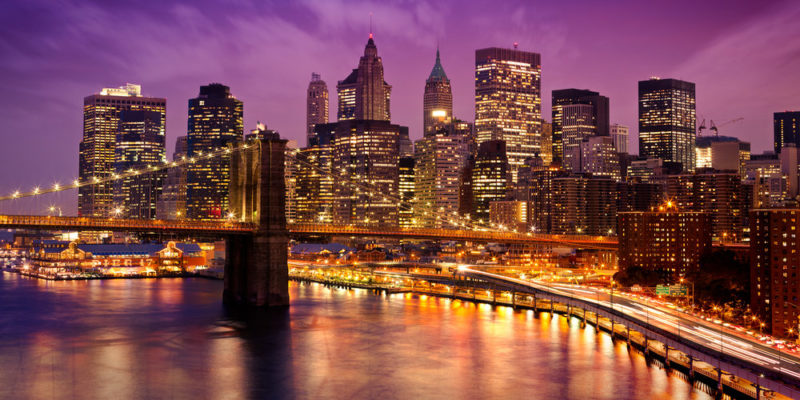
%> input picture actividad-5.1/imagenes/ciudad.jpg, 800 x 400 px
$ octave act51.m   (GNU Octave 9; MATLAB toolbox functions it lacks are replaced by stand-ins)
%> lines starting %> are read from the running program, lines starting %| are printed output that depends on the picture; in (x1, y1, x2, y2) boxes, pixels count from 0 and x2, y2 are one past the last pixel; in counts of white or black regions, pixels touching at a corner belong together; the program's own positions count from 1
gatitoOr = imread("./imagenes/ciudad.jpg");
%> gatitoOr is the input picture: size 400x800x3 uint8; mean R, G, B 127.3, 74.1, 77.9
gatito = rgb2gray(gatitoOr);
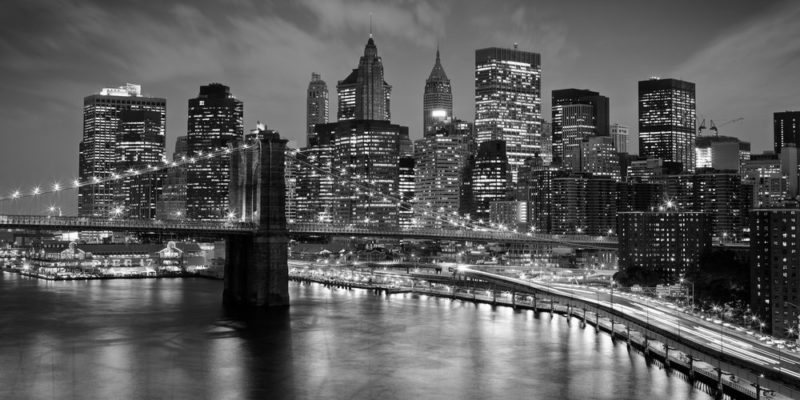
%> gatito: size 400x800 uint8; min 0, max 255, mean 90.4
gatito = (imbinarize(gatito));
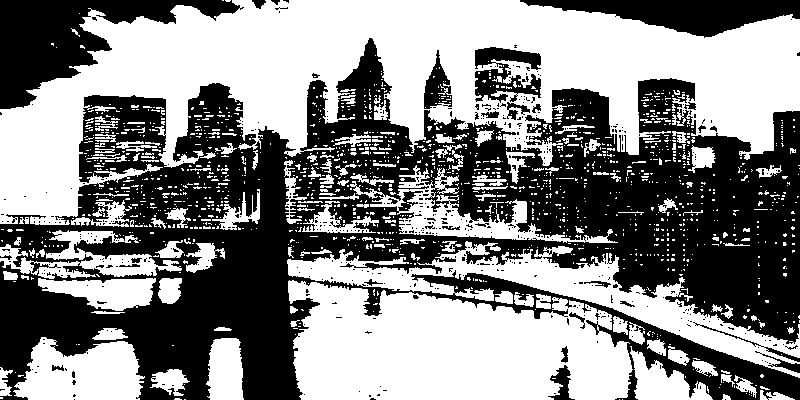
%> gatito: size 400x800 logical; 52.4% white; 524 black regions (493 under 20 px), largest, box (x1, y1, x2, y2) and area: (0, 38, 800, 400) 129739, (0, 0, 244, 109) 10390, (520, 0, 800, 38) 5565

b = [0, 1, 0; 1, 1, 1; 0, 1, 0];

d = imdilate(gatito, b);
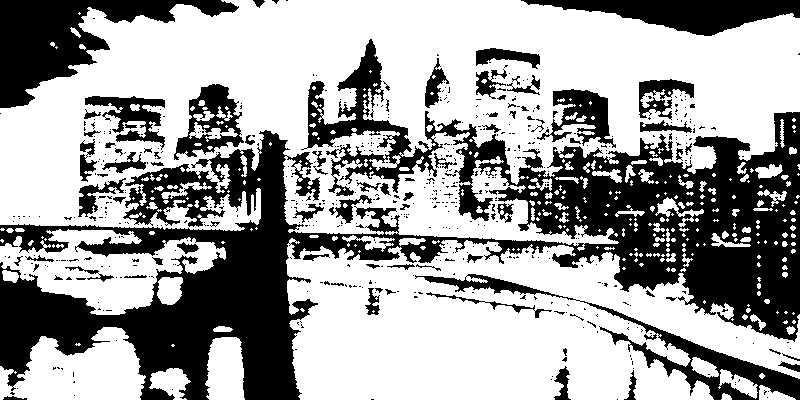
%> d: size 400x800 logical; 62.8% white; 561 black regions (481 under 20 px), largest, box (x1, y1, x2, y2) and area: (0, 39, 800, 400) 82198, (0, 0, 239, 108) 9837, (521, 0, 800, 36) 5274
e = imerode(gatito, b);
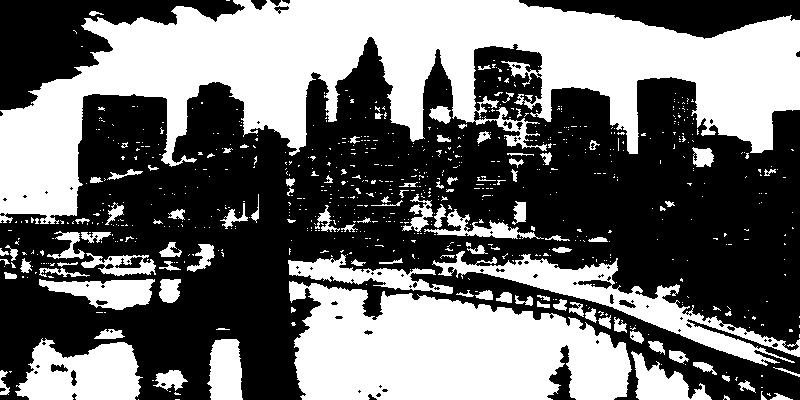
%> e: size 400x800 logical; 43.1% white; 752 white regions (647 under 20 px), largest, box (x1, y1, x2, y2) and area: (0, 0, 800, 224) 73505, (289, 281, 632, 400) 29668, (432, 251, 800, 366) 7994

cierre = imerode(d, b);
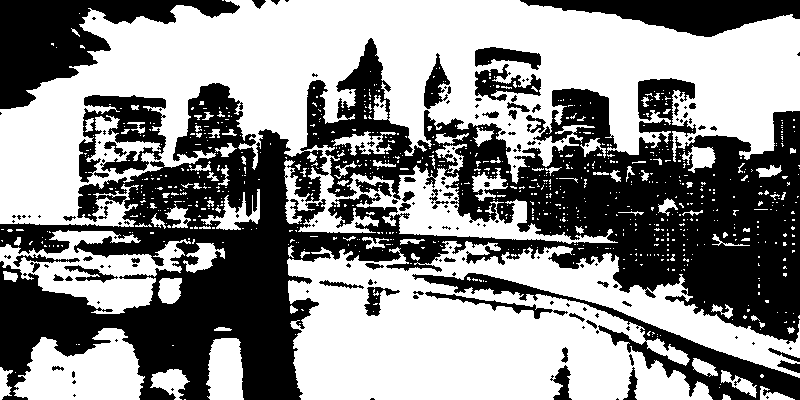
%> cierre: size 400x800 logical; 55% white; 168 black regions (106 under 20 px), largest, box (x1, y1, x2, y2) and area: (0, 38, 800, 400) 109134, (0, 0, 240, 109) 10337, (412, 273, 800, 400) 6775
apertura = imdilate(e, b);
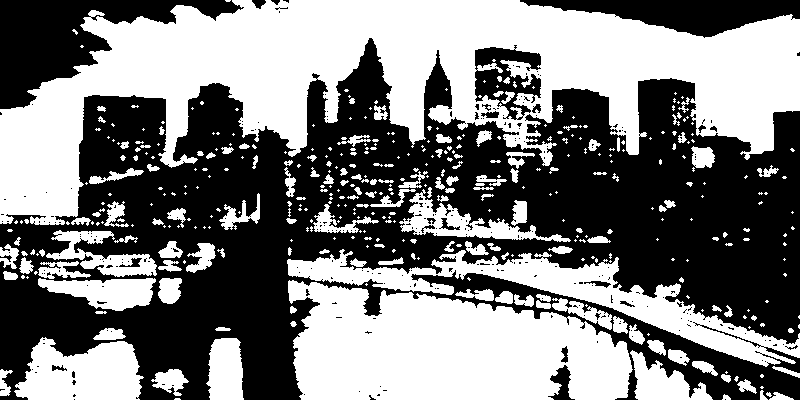
%> apertura: size 400x800 logical; 48.8% white; 417 white regions (268 under 20 px), largest, box (x1, y1, x2, y2) and area: (0, 0, 800, 225) 78515, (288, 280, 633, 400) 30665, (287, 249, 800, 367) 12826

% Hay que sacar los 2, y luego juntarlos. Combinarlos.

% imshow(c);

% bwmorph skeleton procesos de erosion comtinuas mientras haya un pixel
% vivo

figure
subplot(2,3,1), imshow(gatitoOr), title('Imagen Original');
subplot(2,3,4), imshow(gatito), title('Imagen Binarizada');
subplot(2,3,2), imshow(d), title('Imagen Dilatada');
subplot(2,3,5), imshow(e), title('Imagen Erosionada');
subplot(2,3,3), imshow(cierre), title('Imagen Cierre');
subplot(2,3,6), imshow(apertura), title('Imagen Apertura');
% imshow(graythresh(gatito));
